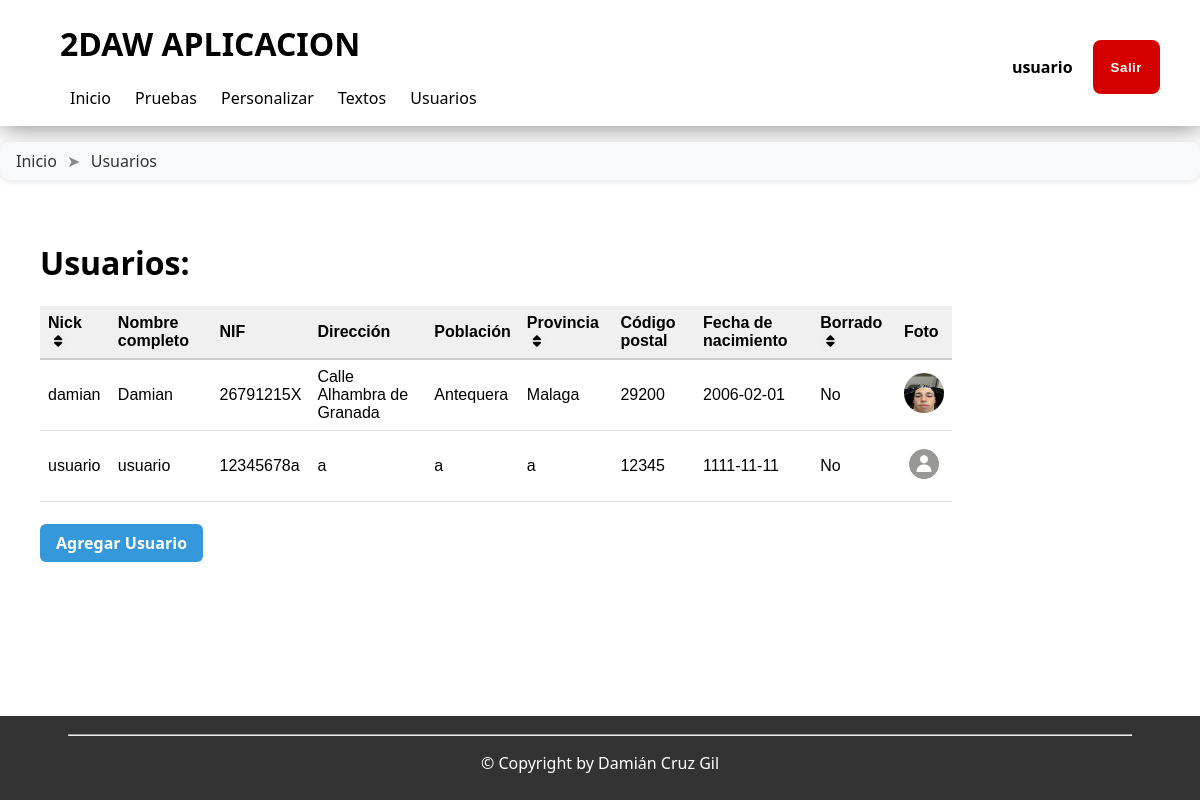
Screenshot of /aplicacion/usuarios/index.php (signed in) with the database file from the repository.
### tables this page shows
CREATE TABLE IF NOT EXISTS `usuarios` (
  `cod_usuario` int(11) NOT NULL AUTO_INCREMENT,
  `nick` varchar(50) NOT NULL,
  `nombre` varchar(50) NOT NULL,
  `nif` varchar(10) NOT NULL,
  `direccion` varchar(50) NOT NULL,
  `poblacion` varchar(30) NOT NULL,
  `provincia` varchar(30) NOT NULL,
  `CP` varchar(5) NOT NULL DEFAULT '00000',
  `fecha_nacimiento` date NOT NULL,
  `borrado` tinyint(1) NOT NULL DEFAULT 0,
  `foto` varchar(50) NOT NULL,
  PRIMARY KEY (`cod_usuario`),
  UNIQUE KEY `nick` (`nick`)
);

### cabecera.php (called while the page is built, shortened)
<?php
include_once(dirname(__FILE__) . "/aplicacion/config/acceso_bd.php");
spl_autoload_register(function ($clase) {
    $ruta = RUTABASE . "/scripts/class/";
    $fichero = $ruta . "$clase.php";
});
$conexion = new mysqli($servidor, $usuario, $pass, $baseDatos);
$usuarios = $conexion->query("SELECT * FROM usuarios");
$acceso = new Acceso();
include(RUTABASE . "/aplicacion/templates/plantilla.php");

### scripts/class/Acceso.php (called while the page is built, shortened)
<?php
class Acceso
{
    private $_validado;
    private $_nombre;
    public function __construct()
    {
        $this->_validado = false;
        $this->_nombre = "";
    }
    private function recogerDeSesion(): bool
    {
        if (
            !isset($_SESSION) ||
            !isset($_SESSION["acceso"]) ||
            !isset($_SESSION["acceso"]["validado"]) ||
            $_SESSION["acceso"]["validado"] == false
        ) {
            $this->_validado = false;
        } else {
            $this->_validado = true;
            $this->_nombre = $_SESSION["acceso"]["nombre"];
        }
        return true;
    }
    public function hayUsuario(): bool
    {
        return $this->_validado;
    }
    public function getNombre(): string|false
    {
        return $this->_nombre;
    }
}

### aplicacion/usuarios/index.php (the view, shortened to what this page needs)
<?php
include_once(dirname(__FILE__) . "/../../cabecera.php");
$barraUbi = [
    [
        "TEXTO" => "Inicio",
        "LINK" => "/index.php"
    ],
    [
        'TEXTO' => "Usuarios",
        'LINK' => "/aplicacion/usuarios"
    ]
];
inicioCabecera("2DAW APLICACION");
finCabecera();
inicioCuerpo("2DAW APLICACION", $barraUbi);
cuerpo($usuarios);
finCuerpo();
function cuerpo($usuarios)
{
?>
    <h1>Usuarios:</h1>
    <table class="tabla">
        <tr>
            <th>Nick
                <form action="index.php" method="post" style="display: inline;">
                    <button class="ordenar" type="submit" name="nick">
                        <i class="fa-solid fa-sort"></i>
                    </button>
                </form>
            </th>
            <th>Nombre completo</th>
            <th>NIF</th>
            <th>Dirección</th>
            <th>Población</th>
            <th>Provincia
                <form action="index.php" method="post" style="display: inline;">
                    <button class="ordenar" type="submit" name="provincia">
                        <i class="fa-solid fa-sort"></i>
                    </button>
                </form>
            </th>
            <th>Código postal</th>
            <th>Fecha de nacimiento</th>
            <th>Borrado
                <form action="index.php" method="post" style="display: inline;">
                    <button class="ordenar" type="submit" name="borrado">
                        <i class="fa-solid fa-sort"></i>
                    </button>
                </form>
            </th>
            <th>Foto</th>
        </tr>
        <?php
        while ($fila = $usuarios->fetch_assoc()) {
            echo "<tr>";
            foreach ($fila as $key => $value) {
                if ($key != 'cod_usuario') {
                    if ($key === 'borrado') {
                        echo "<td>" . ($value ? 'Si' : 'No') . "</td>";
                    } else if ($key === 'foto') {
                        echo "<td><img src='/images/fotos/" . $value . "'></td>";
                    } else
                        echo "<td>$value</td>";
                } else
                    $codUsu = $value;
            }
            echo "</tr>";
        }
        ?>
    </table><br>
    <a class="boton" href="nuevoUsuario.php">Agregar Usuario</a>
<?php
}

### aplicacion/templates/plantilla.php (shortened to what this page needs)
<?php
function inicioCabecera(string $titulo)
{
?>
    <!DOCTYPE html>
    <html lang="es">
    <head>
        <link rel="stylesheet" type="text/css"
            href="/styles/base7.css">
        <link rel="stylesheet" href="https://cdnjs.cloudflare.com/ajax/libs/font-awesome/6.5.0/css/all.min.css">
    <?php
}
function finCabecera()
{
    ?>
    </head>
<?php
}
function inicioCuerpo(string $cabecera, array $barraUbi = [])
{
    global $acceso;
    $colorFondo = $_COOKIE['color_fondo'] ?? COLORESFONDO['blanco'];
    $colorTexto = $_COOKIE['color_texto'] ?? COLORESTEXTO['negro'];
?>
    <body style="background-color: <?= $colorFondo ?>; color:<?= $colorTexto ?>;">
        <header>
            <h1 id="titulo"><?php echo $cabecera; ?></h1>
            <nav id="barraMenu">
                <ul>
                    <li><a href="/index.php">Inicio</a></li>
                    <?php if ($acceso->hayUsuario()) {
                    ?>
                        <li><a href="/aplicacion/tests/index.php">Pruebas</a></li>
                        <li><a href="/aplicacion/personalizar/personalizar.php">Personalizar</a></li>
                        <li><a href="/aplicacion/texto/verTextos.php">Textos</a></li>
                        <li><a href="/aplicacion/usuarios/index.php">Usuarios</a></li>
                    <?php
                    } ?>
                </ul>
            </nav>
            <div id="barraLogin">
                <?php if ($acceso->hayUsuario()) {
                ?>
                    <form action="/aplicacion/acceso/login.php" method="post">
                        <div>
                            <p><?= $acceso->getNombre() ?></p>
                            <button class="salir" name="salir" type="submit">Salir</button>
                        </div>
                    </form>
                <?php
                } else {
                    echo "<a href='/aplicacion/acceso/login.php' class='acceso'>Log In</a>";
                } ?>
            </div>
        </header>
        <div id="barraUbicacion">
            <?php
            if ($barraUbi) {
                $ultimo = end($barraUbi);
                foreach ($barraUbi as $elemento) {
                    if (!empty($elemento["TEXTO"])) {
                        if (!empty($elemento["LINK"])) {
                            echo "<a href=\"{$elemento["LINK"]}\">{$elemento["TEXTO"]}</a>";
                        } else {
                            echo "<span>{$elemento["TEXTO"]}</span>";
                        }
                        if ($elemento !== $ultimo) {
                            echo " <span>➤</span> ";
                        }
                    }
                }
            }
            ?>
        </div>
        <main>
        <?php
    }
    function finCuerpo()
    {
        ?>
            <br />
            <br />
        </main>
        <footer>
            <hr width="90%" />
            <p>
                &copy; Copyright by Damián Cruz Gil
            </p>
        </footer>
    </body>
    </html>
<?php
    }

### styles/base7.css (style rules this page uses)
html, body { height: 100%; margin: 0; }
body { background: lightgray; font-family: "Segoe UI", Tahoma, Geneva, Verdana, sans-serif; font-size: 16px; color: #333; display: flex; flex-direction: column; }
main { flex: 1; }
header { padding: 1px 0; background-color: white; box-shadow: 1px 1px 25px gray; }
#titulo { margin-left: 7.5vh; }
#barraLogin { position: absolute; right: 5vh; top: 5vh; }
#barraLogin div { display: flex; gap: 20px; font-weight: bold; height: fit-content; }
.salir { background: #d40000; color: #fff; padding: 10px 18px; border-radius: 8px; font-weight: 600; letter-spacing: 0.5px; transition: 0.3s ease; text-decoration: none; display: inline-block; border: none; }
#barraMenu ul { list-style: none; margin-left: 7.5vh; padding: 0; }
#barraMenu li { display: inline; padding: 10px; transition: border-bottom 0.15s; }
#barraMenu a { text-decoration: none; color: black; }
#barraUbicacion { margin-top: 2vh; padding: 8px 16px; background: #f8f9fa; border-radius: 10px; box-shadow: 0 2px 6px rgba(0, 0, 0, 0.1); font-family: "Segoe UI", Tahoma, sans-serif; }
#barraUbicacion a { text-decoration: none; color: #333; font-weight: 500; transition: color 0.3s ease; }
#barraUbicacion span { color: #888; margin: 0 6px; }
main { margin: 5vh; }
footer { background: #333; color: white; text-align: center; padding: 10px; }
.tabla { border-collapse: collapse; width: 90%; font-family: Arial, sans-serif; }
.tabla th { background-color: #f0f0f0; font-weight: bold; text-align: left; padding: 8px; border-bottom: 2px solid #ccc; }
.tabla td { padding: 8px; border-bottom: 1px solid #ddd; }
.tabla img { width: 5vh; height: 5vh; padding: 0; }
.boton { display: inline-block; padding: 8px 16px; background: #3498db; color: white; text-decoration: none; border-radius: 6px; font-weight: bold; transition: 0.2s ease; border: 0; }
img { border-radius: 100%; }
.ordenar { border: none; display: inline; }

### rows the page displays
usuarios: nick "damian", nombre "Damian", nif "26791215X", direccion "Calle Alhambra de Granada", poblacion "Antequera", provincia "Malaga", CP "29200", fecha_nacimiento "2006-02-01", borrado "No", foto (picture)
usuarios: nick "usuario", nombre "usuario", nif "12345678a", direccion "a", poblacion "a", provincia "a", CP "12345", fecha_nacimiento "1111-11-11", borrado "No", foto (picture)

### other values shown
$cabecera "2DAW APLICACION"
$acceso->getNombre() "usuario"
$elemento["TEXTO"] "Inicio"
$elemento["TEXTO"] "Usuarios"
